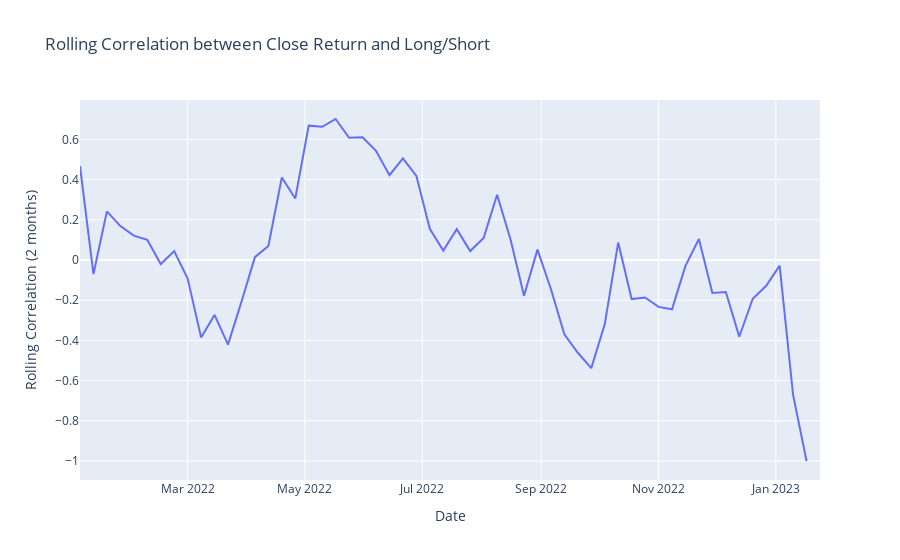

The notebook cell saved with this chart:
### Markdown cell above
### Question 2
- Compute the 2 months rolling correlation between Close Return and Long/Short ratio
- Compute an OLS between Long/Short Ratio and Brent Close Return, print and analyse the result
- Can you comment on correlation/causation ? What is your understanding/guess?
- Plot the residual of the OLS and compute the test you know on the residuals, what's your conclusion ? (helper: https://en.wikipedia.org/wiki/Box%E2%80%93Jenkins_method)

### Code cell
#CODE
import statsmodels.api as sm

# Compute the rolling correlation with a window of 2 months
rolling_corr = df_Step3['Close Return'].rolling('60D').corr(df_Step3['Long/Short'])

# Create the Plotly figure
fig = go.Figure()

# Add the rolling correlation line to the figure
fig.add_trace(go.Scatter(x=rolling_corr.index, y=rolling_corr.values, name='Rolling Correlation'))

# Set the axis labels and title
fig.update_layout(xaxis_title='Date', yaxis_title='Rolling Correlation (2 months)', title='Rolling Correlation between Close Return and Long/Short')

# Display the plot
fig.show()

### Figure 1 — Plotly figure (JSON) as saved in the notebook; plotly's stock layout.template omitted (floating-point values rounded to 4 significant figures)
{"data": [{"name": "Rolling Correlation", "type": "scatter", "x": ["2023-01-24T00:00:00", "2023-01-17T00:00:00", "2023-01-10T00:00:00", "2023-01-03T00:00:00", "2022-12-27T00:00:00", "2022-12-20T00:00:00", "2022-12-13T00:00:00", "2022-12-06T00:00:00", "2022-11-29T00:00:00", "2022-11-22T00:00:00", "2022-11-15T00:00:00", "2022-11-08T00:00:00", "2022-11-01T00:00:00", "2022-10-25T00:00:00", "2022-10-18T00:00:00", "2022-10-11T00:00:00", "2022-10-04T00:00:00", "2022-09-27T00:00:00", "2022-09-20T00:00:00", "2022-09-13T00:00:00", "2022-09-06T00:00:00", "2022-08-30T00:00:00", "2022-08-23T00:00:00", "2022-08-16T00:00:00", "2022-08-09T00:00:00", "2022-08-02T00:00:00", "2022-07-26T00:00:00", "2022-07-19T00:00:00", "2022-07-12T00:00:00", "2022-07-05T00:00:00", "2022-06-28T00:00:00", "2022-06-21T00:00:00", "2022-06-14T00:00:00", "2022-06-07T00:00:00", "2022-05-31T00:00:00", "2022-05-24T00:00:00", "2022-05-17T00:00:00", "2022-05-10T00:00:00", "2022-05-03T00:00:00", "2022-04-26T00:00:00", "2022-04-19T00:00:00", "2022-04-12T00:00:00", "2022-04-05T00:00:00", "2022-03-29T00:00:00", "2022-03-22T00:00:00", "2022-03-15T00:00:00", "2022-03-08T00:00:00", "2022-03-01T00:00:00", "2022-02-22T00:00:00", "2022-02-15T00:00:00", "2022-02-08T00:00:00", "2022-02-01T00:00:00", "2022-01-25T00:00:00", "2022-01-18T00:00:00", "2022-01-11T00:00:00", "2022-01-04T00:00:00"], "y": [null, -1.0, -0.671, -0.0284, -0.1288, -0.193, -0.3822, -0.1592, -0.1639, 0.1043, -0.02966, -0.2457, -0.2336, -0.1866, -0.1947, 0.08654, -0.3206, -0.5381, -0.4616, -0.3701, -0.1447, 0.05133, -0.1782, 0.1012, 0.3241, 0.1097, 0.04412, 0.1526, 0.04685, 0.1545, 0.4182, 0.5046, 0.4212, 0.5428, 0.6103, 0.6078, 0.701, 0.6623, 0.668, 0.3057, 0.4102, 0.06953, 0.01401, -0.208, -0.421, -0.2734, -0.3852, -0.09217, 0.04376, -0.02043, 0.1004, 0.1208, 0.1685, 0.2413, -0.07016, 0.4669]}], "layout": {"title": {"text": "Rolling Correlation between Close Return and Long/Short"}, "xaxis": {"title": {"text": "Date"}}, "yaxis": {"title": {"text": "Rolling Correlation (2 months)"}}}}
